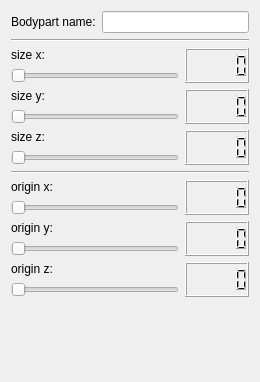
<?xml version="1.0" encoding="UTF-8"?>
<ui version="4.0">
 <class>BodyPartEditorBase</class>
 <widget class="QWidget" name="BodyPartEditorBase">
  <property name="geometry">
   <rect>
    <x>0</x>
    <y>0</y>
    <width>260</width>
    <height>382</height>
   </rect>
  </property>
  <property name="windowTitle">
   <string>Form</string>
  </property>
  <layout class="QVBoxLayout" name="verticalLayout_7">
   <item>
    <layout class="QHBoxLayout" name="horizontalLayout_7">
     <item>
      <widget class="QLabel" name="label_7">
       <property name="text">
        <string>Bodypart name:</string>
       </property>
      </widget>
     </item>
     <item>
      <widget class="QLineEdit" name="lineEdit"/>
     </item>
    </layout>
   </item>
   <item>
    <widget class="Line" name="line_2">
     <property name="orientation">
      <enum>Qt::Horizontal</enum>
     </property>
    </widget>
   </item>
   <item>
    <layout class="QHBoxLayout" name="horizontalLayout">
     <item>
      <layout class="QVBoxLayout" name="verticalLayout">
       <item>
        <widget class="QLabel" name="label">
         <property name="text">
          <string>size x:</string>
         </property>
        </widget>
       </item>
       <item>
        <widget class="QSlider" name="slider0">
         <property name="orientation">
          <enum>Qt::Horizontal</enum>
         </property>
        </widget>
       </item>
      </layout>
     </item>
     <item>
      <widget class="QLCDNumber" name="lcd0"/>
     </item>
    </layout>
   </item>
   <item>
    <layout class="QHBoxLayout" name="horizontalLayout_2">
     <item>
      <layout class="QVBoxLayout" name="verticalLayout_2">
       <item>
        <widget class="QLabel" name="label_2">
         <property name="text">
          <string>size y:</string>
         </property>
        </widget>
       </item>
       <item>
        <widget class="QSlider" name="slider1">
         <property name="orientation">
          <enum>Qt::Horizontal</enum>
         </property>
        </widget>
       </item>
      </layout>
     </item>
     <item>
      <widget class="QLCDNumber" name="lcd1"/>
     </item>
    </layout>
   </item>
   <item>
    <layout class="QHBoxLayout" name="horizontalLayout_3">
     <item>
      <layout class="QVBoxLayout" name="verticalLayout_3">
       <item>
        <widget class="QLabel" name="label_3">
         <property name="text">
          <string>size z:</string>
         </property>
        </widget>
       </item>
       <item>
        <widget class="QSlider" name="slider2">
         <property name="orientation">
          <enum>Qt::Horizontal</enum>
         </property>
        </widget>
       </item>
      </layout>
     </item>
     <item>
      <widget class="QLCDNumber" name="lcd2"/>
     </item>
    </layout>
   </item>
   <item>
    <widget class="Line" name="line">
     <property name="orientation">
      <enum>Qt::Horizontal</enum>
     </property>
    </widget>
   </item>
   <item>
    <layout class="QHBoxLayout" name="horizontalLayout_4">
     <item>
      <layout class="QVBoxLayout" name="verticalLayout_4">
       <item>
        <widget class="QLabel" name="label_4">
         <property name="text">
          <string>origin x:</string>
         </property>
        </widget>
       </item>
       <item>
        <widget class="QSlider" name="slider3">
         <property name="orientation">
          <enum>Qt::Horizontal</enum>
         </property>
        </widget>
       </item>
      </layout>
     </item>
     <item>
      <widget class="QLCDNumber" name="lcd3"/>
     </item>
    </layout>
   </item>
   <item>
    <layout class="QHBoxLayout" name="horizontalLayout_5">
     <item>
      <layout class="QVBoxLayout" name="verticalLayout_5">
       <item>
        <widget class="QLabel" name="label_5">
         <property name="text">
          <string>origin y:</string>
         </property>
        </widget>
       </item>
       <item>
        <widget class="QSlider" name="slider4">
         <property name="orientation">
          <enum>Qt::Horizontal</enum>
         </property>
        </widget>
       </item>
      </layout>
     </item>
     <item>
      <widget class="QLCDNumber" name="lcd4"/>
     </item>
    </layout>
   </item>
   <item>
    <layout class="QHBoxLayout" name="horizontalLayout_6">
     <item>
      <layout class="QVBoxLayout" name="verticalLayout_6">
       <item>
        <widget class="QLabel" name="label_6">
         <property name="text">
          <string>origin z:</string>
         </property>
        </widget>
       </item>
       <item>
        <widget class="QSlider" name="slider5">
         <property name="orientation">
          <enum>Qt::Horizontal</enum>
         </property>
        </widget>
       </item>
      </layout>
     </item>
     <item>
      <widget class="QLCDNumber" name="lcd5"/>
     </item>
    </layout>
   </item>
   <item>
    <spacer name="verticalSpacer">
     <property name="orientation">
      <enum>Qt::Vertical</enum>
     </property>
     <property name="sizeHint" stdset="0">
      <size>
       <width>20</width>
       <height>5</height>
      </size>
     </property>
    </spacer>
   </item>
  </layout>
 </widget>
 <resources/>
 <connections>
  <connection>
   <sender>slider0</sender>
   <signal>sliderMoved(int)</signal>
   <receiver>lcd0</receiver>
   <slot>display(int)</slot>
   <hints>
    <hint type="sourcelabel">
     <x>189</x>
     <y>99</y>
    </hint>
    <hint type="destinationlabel">
     <x>321</x>
     <y>101</y>
    </hint>
   </hints>
  </connection>
  <connection>
   <sender>slider1</sender>
   <signal>sliderMoved(int)</signal>
   <receiver>lcd1</receiver>
   <slot>display(int)</slot>
   <hints>
    <hint type="sourcelabel">
     <x>94</x>
     <y>139</y>
    </hint>
    <hint type="destinationlabel">
     <x>217</x>
     <y>127</y>
    </hint>
   </hints>
  </connection>
  <connection>
   <sender>slider2</sender>
   <signal>sliderMoved(int)</signal>
   <receiver>lcd2</receiver>
   <slot>display(int)</slot>
   <hints>
    <hint type="sourcelabel">
     <x>94</x>
     <y>191</y>
    </hint>
    <hint type="destinationlabel">
     <x>217</x>
     <y>179</y>
    </hint>
   </hints>
  </connection>
  <connection>
   <sender>slider3</sender>
   <signal>sliderMoved(int)</signal>
   <receiver>lcd3</receiver>
   <slot>display(int)</slot>
   <hints>
    <hint type="sourcelabel">
     <x>94</x>
     <y>252</y>
    </hint>
    <hint type="destinationlabel">
     <x>217</x>
     <y>240</y>
    </hint>
   </hints>
  </connection>
  <connection>
   <sender>slider4</sender>
   <signal>sliderMoved(int)</signal>
   <receiver>lcd4</receiver>
   <slot>display(int)</slot>
   <hints>
    <hint type="sourcelabel">
     <x>94</x>
     <y>304</y>
    </hint>
    <hint type="destinationlabel">
     <x>217</x>
     <y>292</y>
    </hint>
   </hints>
  </connection>
  <connection>
   <sender>slider5</sender>
   <signal>sliderMoved(int)</signal>
   <receiver>lcd5</receiver>
   <slot>display(int)</slot>
   <hints>
    <hint type="sourcelabel">
     <x>94</x>
     <y>356</y>
    </hint>
    <hint type="destinationlabel">
     <x>217</x>
     <y>344</y>
    </hint>
   </hints>
  </connection>
 </connections>
</ui>
